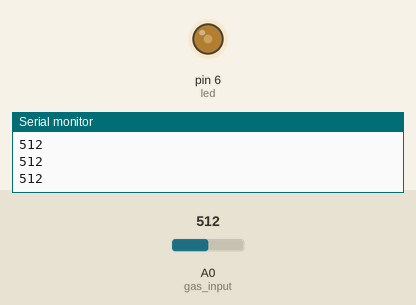
Simulated run of this sketch. Board: Arduino Uno, built with avr-gcc and run on an emulated ATmega328P. Shown: output pins drawn as LEDs (lit = HIGH), the last lines printed to the serial monitor. The inputs (shaded band) are chosen by the test bench; at power-on: A0 (gas_input) = 512.

Above: at 1.2 s.
1.3 s: A0 (gas_input) set to 716
At 2.1 s:
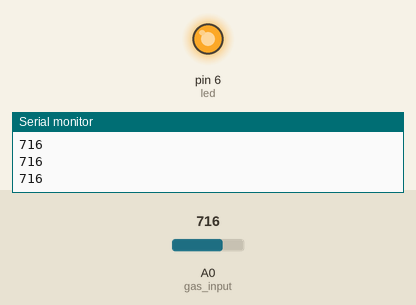
2.8 s: A0 (gas_input) set to 723
At 3.5 s:
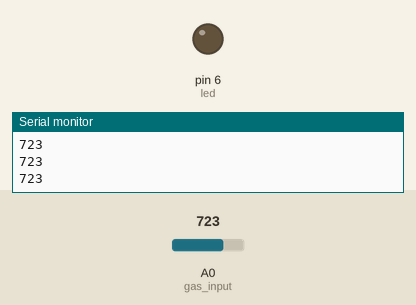
4.3 s: A0 (gas_input) set to 900
At 4.8 s:
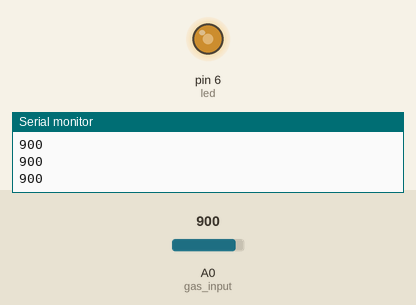
5.8 s: A0 (gas_input) set to 122
At 6.1 s:
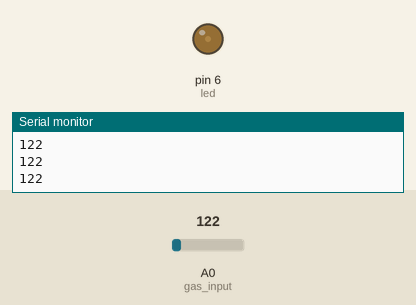
Timing chart, 0 to 8.3 s (numbered marks = the images above; inputs shaded):
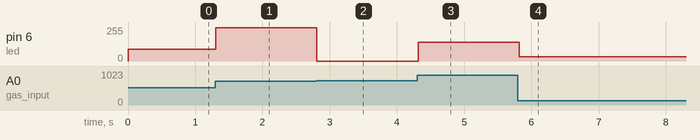

The sketch:

Week8_5_PES2UG19CS451.ino
```cpp
const int gas_input = A0;
int gas = 0;
const int led = 6;

void setup()
{
  pinMode(led,OUTPUT);
  Serial.begin(9600);
}

void loop()
{
  gas  = analogRead(gas_input);
  Serial.println(gas);
  int reading = map(gas, 80, 400, 0, 255);
  analogWrite(led,reading);
  delay(100);
}	
```

Measured:
- the behaviour switches between 722 and 723 on A0 (gas_input) (found by bisection; images 1 and 2)
- after the input at 1.3 s, pin 6 (led): 88/255 → 250/255 at once
- after the input at 2.8 s, pin 6 (led): 250/255 → 0/255 at once
- after the input at 4.3 s, pin 6 (led): 0/255 → 141/255 at once
- after the input at 5.8 s, pin 6 (led): 141/255 → 33/255 at once
